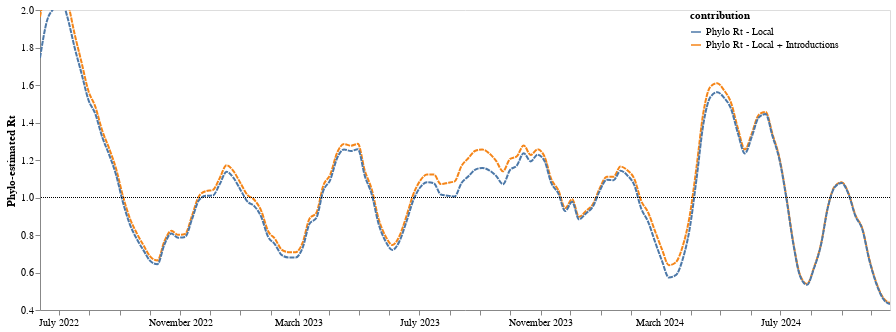

Notebook cell for this chart:
### Code cell
line_simple_intro = alt.Chart(combined_rt_df).mark_line(interpolate='monotone', opacity = 1, clip = True, strokeDash=[5,1]).encode(
    alt.X('date:T', axis=alt.Axis(title="",tickCount = "month", grid=False,format="%B %Y")),
    alt.Y('mean_percent_MA',scale=alt.Scale(domain=[0.5, 2]),axis=alt.Axis(title="Phylo-estimated Rt", grid=False)),
    alt.Color("contribution", legend=alt.Legend(offset=-200))

).properties(
    width=850,
    height=300
)


line_rt = line_simple_intro+ one_line; line_rt

### Figure 1 — Vega-Lite specification as saved in the notebook (floating-point values rounded to 4 significant figures; data arrays with more than 128 entries replaced by an {"elided": "..."} marker saying what was removed)
{"config": {"view": {"continuousWidth": 400, "continuousHeight": 300}}, "layer": [{"data": {"name": "data-1aca6baf2d4ae6edf6bb3abf251566f7"}, "mark": {"type": "line", "clip": true, "interpolate": "monotone", "opacity": 1, "strokeDash": [5, 1]}, "encoding": {"color": {"field": "contribution", "legend": {"offset": -200}, "type": "nominal"}, "x": {"axis": {"format": "%B %Y", "grid": false, "tickCount": "month", "title": ""}, "field": "date", "type": "temporal"}, "y": {"axis": {"grid": false, "title": "Phylo-estimated Rt"}, "field": "mean_percent_MA", "scale": {"domain": [0.5, 2]}, "type": "quantitative"}}, "height": 300, "width": 850}, {"data": {"name": "data-0f80976e06af035141dd0a0f11df9332"}, "mark": {"type": "rule", "strokeDash": [1, 1]}, "encoding": {"y": {"field": "y", "type": "quantitative"}}, "height": 300, "width": 850}], "$schema": "https://vega.github.io/schema/vega-lite/v4.17.0.json", "datasets": {"data-1aca6baf2d4ae6edf6bb3abf251566f7": {"elided": "248 records"}, "data-0f80976e06af035141dd0a0f11df9332": [{"y": 1.0}]}}
